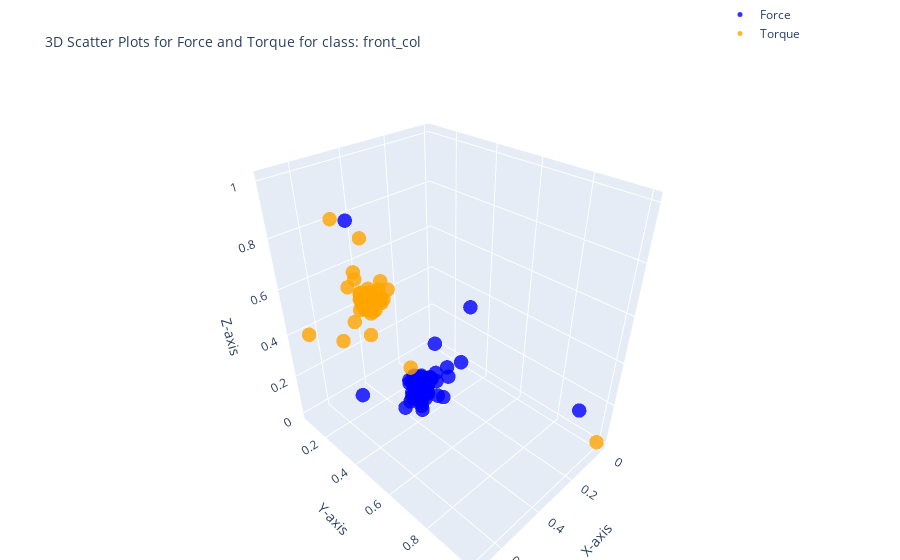

The notebook cell saved with this chart:
### Code cell
import plotly.graph_objects as go
class_name = unique_classes[2]
df_fr_collision=class_dfs[class_name]
# 3D scatter plot for Force (Fx, Fy, Fz)
force_plot = go.Scatter3d(
    x=df_fr_collision['Fx'],
    y=df_fr_collision['Fy'],
    z=df_fr_collision['Fz'],
    mode='markers',
    marker=dict(size=5, color='blue', opacity=0.8),
    name='Force'
)

# 3D scatter plot for Torque (Tx, Ty, Tz)
torque_plot = go.Scatter3d(
    x=df_fr_collision['Tx'],
    y=df_fr_collision['Ty'],
    z=df_fr_collision['Tz'],
    mode='markers',
    marker=dict(size=5, color='orange', opacity=0.8),
    name='Torque'
)

# Create subplots
fig = go.Figure()

# Add Force plot
fig.add_trace(force_plot)
fig.add_trace(torque_plot)

# Layout settings
fig.update_layout(
    title='3D Scatter Plots for Force and Torque for class: ' + class_name,
    title_font=dict(size=14),  # Change the title font size
    scene=dict(
        xaxis_title='X-axis',
        yaxis_title='Y-axis',
        zaxis_title='Z-axis'
    ),
    legend=dict(x=0.8, y=1.2),
    margin=dict(l=0, r=0, b=0, t=40)
)

fig.show()
